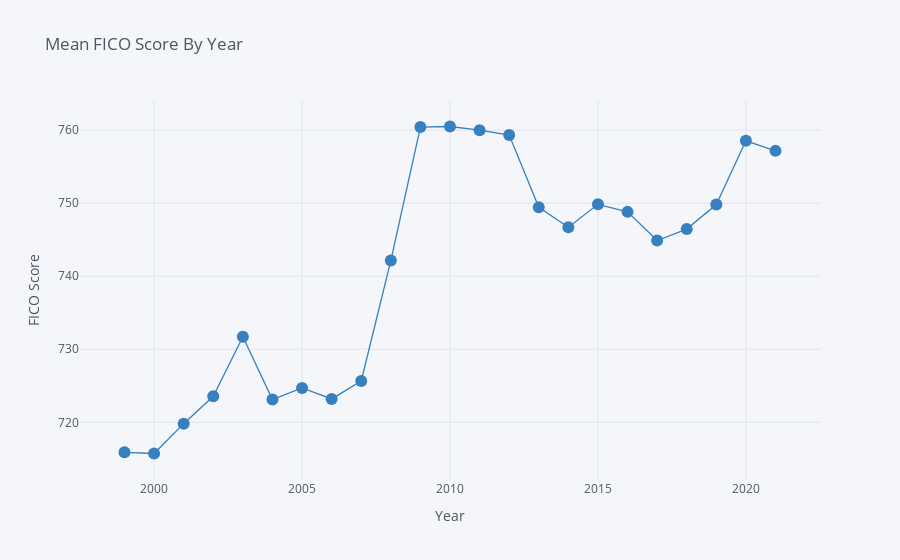

Source (notebook cell):
### Code cell
orgin_df[orgin_df['fico'] != 9999].groupby('Year')['fico'].mean().iplot(
    yTitle='FICO Score',
    xTitle='Year',
    title='Mean FICO Score By Year',
    colors='Blue',
    mode='lines+markers')

### Figure 1 — Plotly figure (JSON) as saved in the notebook; plotly's stock layout.template omitted (floating-point values rounded to 4 significant figures)
{"data": [{"line": {"color": "rgba(55, 128, 191, 1.0)", "dash": "solid", "shape": "linear", "width": 1.3}, "marker": {"size": 12, "symbol": "circle"}, "mode": "lines+markers", "name": "fico", "text": "", "type": "scatter", "x": [1999, 2000, 2001, 2002, 2003, 2004, 2005, 2006, 2007, 2008, 2009, 2010, 2011, 2012, 2013, 2014, 2015, 2016, 2017, 2018, 2019, 2020, 2021], "y": [715.9, 715.7, 719.8, 723.6, 731.7, 723.1, 724.7, 723.2, 725.7, 742.1, 760.4, 760.5, 760.0, 759.3, 749.4, 746.7, 749.8, 748.8, 744.9, 746.5, 749.8, 758.5, 757.2]}], "layout": {"legend": {"bgcolor": "#F5F6F9", "font": {"color": "#4D5663"}}, "paper_bgcolor": "#F5F6F9", "plot_bgcolor": "#F5F6F9", "title": {"font": {"color": "#4D5663"}, "text": "Mean FICO Score By Year"}, "xaxis": {"gridcolor": "#E1E5ED", "showgrid": true, "tickfont": {"color": "#4D5663"}, "title": {"font": {"color": "#4D5663"}, "text": "Year"}, "zerolinecolor": "#E1E5ED"}, "yaxis": {"gridcolor": "#E1E5ED", "showgrid": true, "tickfont": {"color": "#4D5663"}, "title": {"font": {"color": "#4D5663"}, "text": "FICO Score"}, "zerolinecolor": "#E1E5ED"}}}
